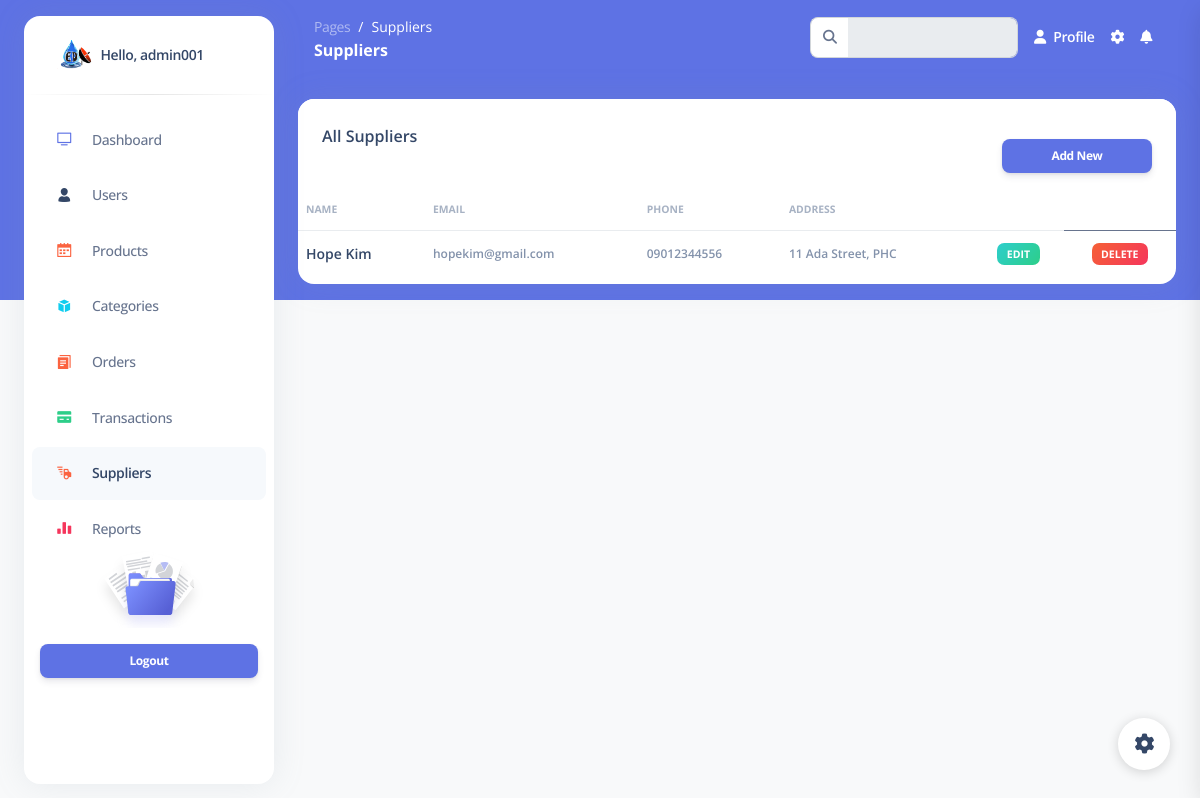
The app's page /admin/pages/suppliers.php (signed in) with its own data.
### tables this page shows
CREATE TABLE `suppliers` (
  `id` int(11) NOT NULL,
  `name` varchar(255) NOT NULL,
  `email` varchar(255) NOT NULL,
  `phone` varchar(255) NOT NULL,
  `address` text NOT NULL
);

### functions/userfunctions.php (called while the page is built, shortened)
<?php
function getTotalSuppliers() {
    global $conn;
    $query = "SELECT * FROM suppliers ORDER BY id DESC";
    return $query_run = mysqli_query($conn, $query);
}
?>

### admin/pages/suppliers.php (the view, shortened to what this page needs)
<?php
require_once '../../functions/userfunctions.php';
?>
<!DOCTYPE html>
<html lang="en">
<head>
  <link rel="stylesheet" href="//cdn.jsdelivr.net/npm/alertifyjs@1.13.1/build/css/alertify.min.css"/>
  <link href="../assets/css/nucleo-icons.css" rel="stylesheet" />
  <link href="../assets/css/nucleo-svg.css" rel="stylesheet" />
  <link href="../assets/css/nucleo-svg.css" rel="stylesheet" />
  <link id="pagestyle" href="../assets/css/argon-dashboard.css?v=2.0.4" rel="stylesheet" />
</head>
<body class="g-sidenav-show   bg-gray-100">
  <aside class="sidenav bg-white navbar navbar-vertical navbar-expand-xs border-0 border-radius-xl my-3 fixed-start ms-4 " id="sidenav-main">
    <div class="sidenav-header">
      <a class="navbar-brand m-0" href="./profile.html">
        <img src="../logo.png" class="navbar-brand-img h-100" alt="main_logo">
        <span class="ms-1 font-weight-bold">
          <?php echo "Hello, ".$_SESSION['sessionuser']?>
        </span>
      </a>
    </div>
    <hr class="horizontal dark mt-0">
    <div class="collapse navbar-collapse  w-auto " id="sidenav-collapse-main">
      <ul class="navbar-nav">
        <li class="nav-item">
          <a class="nav-link" href="../index.php">
            <div class="icon icon-shape icon-sm border-radius-md text-center me-2 d-flex align-items-center justify-content-center">
              <i class="ni ni-tv-2 text-primary text-sm opacity-10"></i>
            </div>
            <span class="nav-link-text ms-1">Dashboard</span>
          </a>
        </li>
        <li class="nav-item " data-target="user">
          <a class="nav-link " href="./users.php" data-target="user">
            <div class="icon icon-shape icon-sm border-radius-md me-2 text-center me-2 d-flex align-items-center justify-content-center " data-target="user">
              <i class="ni ni-single-02 text-dark text-sm opacity-10 " data-target="user"></i>
            </div>
            <span class="nav-link-text ms-1 " data-target="user">Users</span>
          </a>
        </li>
        <li class="nav-item">
          <a class="nav-link " href="./products.php">
            <div class="icon icon-shape icon-sm border-radius-md text-center me-2 d-flex align-items-center justify-content-center">
              <i class="ni ni-calendar-grid-58 text-warning text-sm opacity-10"></i>
            </div>
            <span class="nav-link-text ms-1">Products</span>
          </a>
        </li>
        <li class="nav-item">
          <a class="nav-link " href="./categories.php">
            <div class="icon icon-shape icon-sm border-radius-md text-center me-2 d-flex align-items-center justify-content-center">
              <i class="ni ni-app text-info text-sm opacity-10"></i>
            </div>
            <span class="nav-link-text ms-1">Categories</span>
          </a>
        </li>
        <li class="nav-item">
          <a class="nav-link " href="./orders.php">
            <div class="icon icon-shape icon-sm border-radius-md text-center me-2 d-flex align-items-center justify-content-center">
              <i class="ni ni-single-copy-04 text-warning text-sm opacity-10"></i>
            </div>
            <span class="nav-link-text ms-1">Orders</span>
          </a>
        </li>
        <li class="nav-item">
          <a class="nav-link " href="./transactions.php">
            <div class="icon icon-shape icon-sm border-radius-md text-center me-2 d-flex align-items-center justify-content-center">
              <i class="ni ni-credit-card text-success text-sm opacity-10"></i>
            </div>
            <span class="nav-link-text ms-1">Transactions</span>
          </a>
        </li>
        <li class="nav-item">
          <a class="nav-link active" href="./suppliers.php">
            <div class="icon icon-shape icon-sm border-radius-md text-center me-2 d-flex align-items-center justify-content-center">
              <i class="ni ni-delivery-fast text-warning text-sm opacity-10"></i>
            </div>
            <span class="nav-link-text ms-1">Suppliers</span>
          </a>
        </li>
        <li class="nav-item">
          <a class="nav-link " href="./reports.php">
            <div class="icon icon-shape icon-sm border-radius-md text-center me-2 d-flex align-items-center justify-content-center">
              <i class="ni ni-chart-bar-32 text-danger text-sm opacity-10"></i>
            </div>
            <span class="nav-link-text ms-1">Reports</span>
          </a>
        </li>
      </ul>
    </div>
    <div class="sidenav-footer mx-3 ">
      <div class="card card-plain shadow-none" id="sidenavCard">
        <img class="w-50 mx-auto" src="../assets/img/illustrations/icon-documentation.svg" alt="sidebar_illustration">
        <div class="card-body text-center p-3 w-100 pt-0">
        </div>
      </div>
      <a class="btn btn-primary btn-sm mb-0 w-100" onclick="return confirm('Are you sure to logout?')" href="../../includes/logout.php" type="button">Logout</a>
    </div>
  </aside>
  <main class="main-content position-relative border-radius-lg ">
    <nav class="navbar navbar-main navbar-expand-lg px-0 mx-4 shadow-none border-radius-xl " id="navbarBlur" data-scroll="false">
      <div class="container-fluid py-1 px-3">
        <nav aria-label="breadcrumb">
          <ol class="breadcrumb bg-transparent mb-0 pb-0 pt-1 px-0 me-sm-6 me-5">
            <li class="breadcrumb-item text-sm"><a class="opacity-5 text-white" href="javascript:;">Pages</a></li>
            <li class="breadcrumb-item text-sm text-white active" aria-current="page">Suppliers</li>
          </ol>
          <h6 class="font-weight-bolder text-white mb-0">Suppliers</h6>
        </nav>
        <div class="collapse navbar-collapse mt-sm-0 mt-2 me-md-0 me-sm-4" id="navbar">
          <div class="ms-md-auto pe-md-3 d-flex align-items-center">
            <div class="input-group">
              <span class="input-group-text text-body"><i class="fas fa-search" aria-hidden="true"></i></span>
              <input type="text" class="form-control" disabled>
            </div>
          </div>
          <ul class="navbar-nav  justify-content-end">
            <li class="nav-item d-flex align-items-center">
              <a href="profile.php" class="nav-link text-white font-weight-bold px-0">
                <i class="fa fa-user me-sm-1"></i>
                <span class="d-sm-inline d-none">Profile</span>
              </a>
            </li>
            <li class="nav-item px-3 d-flex align-items-center">
              <a href="javascript:;" class="nav-link text-white p-0">
                <i class="fa fa-cog fixed-plugin-button-nav cursor-pointer"></i>
              </a>
            </li>
            <li class="nav-item dropdown pe-2 d-flex align-items-center">
              <a href="javascript:;" class="nav-link text-white p-0" id="dropdownMenuButton" data-bs-toggle="dropdown" aria-expanded="false">
                <i class="fa fa-bell cursor-pointer"></i>
              </a>
            </li>
          </ul>
        </div>
      </div>
    </nav>
    <div class="container-fluid py-4">
      <div class="row">
        <div class="col-12">
          <div class="card mb-4">
            <div class="card-header pb-0">
            <button onclick="window.location.href='add-suppliers.php'" class="btn btn-primary btn-sm my-3 " style="float: right; width: 150px;">Add New</button>
              <h6>All Suppliers</h6>
            </div>
            <div class="card-body px-0 pt-0 pb-2">
              <div class="table-responsive p-0">
                <table id="myTable" class="table align-items-center mb-0">
                  <thead>
                    <tr>
                    <th class="text-uppercase text-secondary text-xxs font-weight-bolder opacity-7 ps-2">Name</th>
                      <th class="text-uppercase text-secondary text-xxs font-weight-bolder opacity-7 ps-2">Email</th>
                      <th class="text-uppercase text-secondary text-xxs font-weight-bolder opacity-7 ps-2">Phone</th>
                      <th class="text-uppercase text-secondary text-xxs font-weight-bolder opacity-7 ps-2">Address</th>
                      <th class="text-center text-uppercase text-secondary text-xxs font-weight-bolder opacity-7"></th>
                    </tr>
                  </thead>
                  <tbody>
                    <?php
                      $suppliers = getTotalSuppliers('suppliers');
                      if (mysqli_num_rows($suppliers) > 0) {
                        foreach($suppliers as $item) {
                        ?>
                    <tr>
                      <td>
                        <div class="d-flex py-1">
                          <div class="d-flex flex-column justify-content-center">
                            <h6 class="mb-0 text-sm"><?=$item['name']?></h6>
                          </div>
                        </div>
                      </td>
                      <td class="align-middle text-left">
                        <span class="text-secondary text-xs font-weight-bold " ><?= $item['email'];?></span>
                      </td>
                      <td class="align-middle text-left">
                        <span class="text-secondary text-xs font-weight-bold " ><?= $item['phone'];?></span>
                      </td>
                      <td class="align-middle text-left">
                        <span class="text-secondary text-xs font-weight-bold " ><?= $item['address'];?></span>
                      </td>
                      <td class="align-middle text-center text-sm">
                        <button class="badge badge-sm bg-gradient-success border-0" onclick="return window.location.href='edit-suppliers.php?id=<?=$item['id']?>'">Edit</button>
                      </td>
                      <td class="align-middle text-center text-sm">
                        <button class="badge badge-sm bg-gradient-danger deleteSuppBtn border-0" value="<?= $item['id']?>">Delete</button>
                      </td>
                    </tr>
                  <?php
                    }
                  } ?>
                  </tbody>
                </table>
              </div>
            </div>
          </div>
        </div>
      </div>
    </div>
  </main>
  <div class="fixed-plugin">
    <a class="fixed-plugin-button text-dark position-fixed px-3 py-2">
      <i class="fa fa-cog py-2"> </i>
    </a>
    </div>
</body>
</html>

### admin/assets/css/nucleo-svg.css (style rules this page uses)
.icon { display: inline-block; color: #111111; height: 1em; width: 1em; }
.icon-sm { height: 0.8em; width: 0.8em; }
.icon { fill: currentColor; stroke: none; }

### records on screen
suppliers: name "Hope Kim", email "hopekim@gmail.com", phone "09012344556", address "11 Ada Street, PHC", $item['id'] 2 (drawn)

### other values on screen
$_SESSION['sessionuser'] "admin001"
